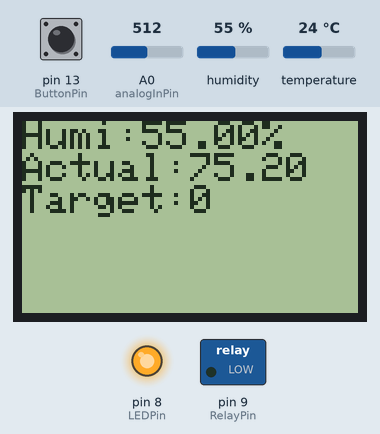
The sketch below on a simulated Arduino Uno, built with avr-gcc and run on an emulated ATmega328P. Parts: 84×48 one-colour display, switched loads named in the sketch (green lamp = pin HIGH), output pins drawn as LEDs (lit = HIGH). Inputs (shaded band) come from the test bench; at power-on: pin 13 (ButtonPin) HIGH, temperature 24 °C, humidity 55 %, A0 (analogInPin) = 512. What the sketch prints to the serial monitor is not drawn.

Above: at 5.6 s.
5.7 s: pin 13 (ButtonPin) pulled LOW for 0.15 s
At 7.1 s:
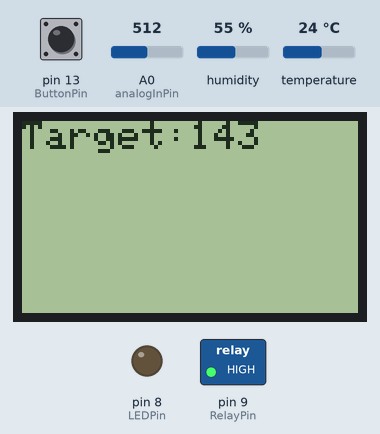
11.5 s: temperature set to 12 °C
At 15.4 s:
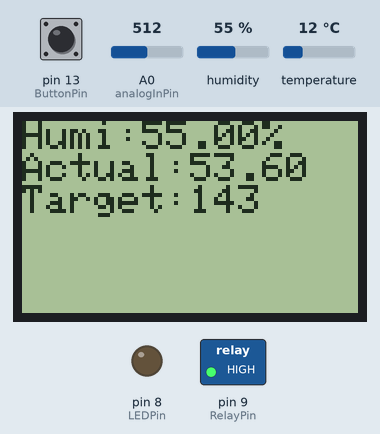
16.5 s: humidity set to 22 %
At 20.5 s:
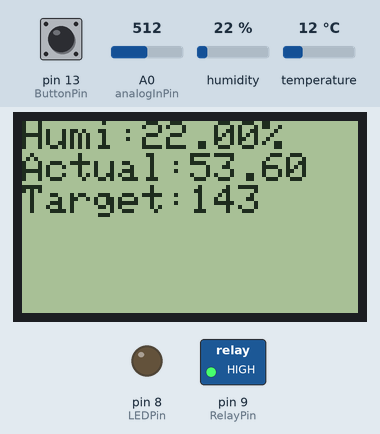
21.5 s: temperature set to 19 °C
At 25.5 s:
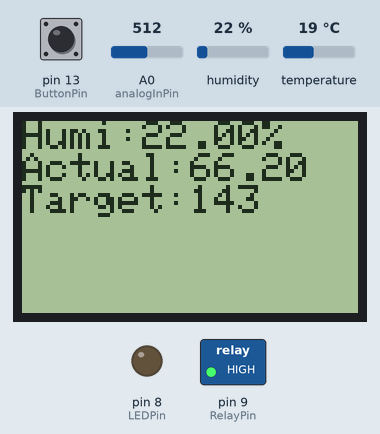
26.5 s: humidity set to 40 %
At 30.6 s:
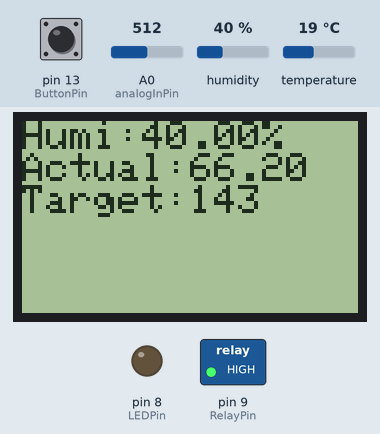
31.5 s: pin 13 (ButtonPin) pulled LOW for 1 s
At 33.0 s:
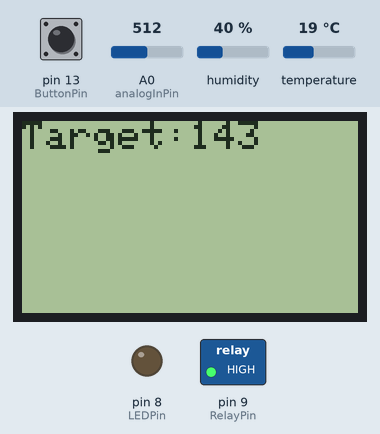
Timing chart, 0 to 34.5 s (numbered marks = the images above; inputs shaded):
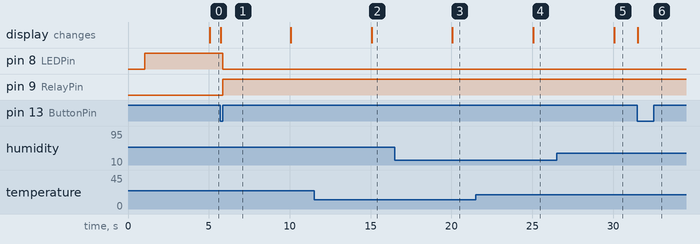

Measured:
- after the input at 5.7 s, pin 8 (LEDPin): HIGH → LOW after 0.15 s; pin 9 (RelayPin): LOW → HIGH after 0.15 s; the display: changes at once (image 1)
- after the input at 11.5 s, the display: changes after 3.6 s (image 2)
- after the input at 16.5 s, the display: changes after 3.6 s (image 3)
- after the input at 21.5 s, the display: changes after 3.6 s (image 4)
- after the input at 26.5 s, the display: changes after 3.6 s (image 5)
- after the input at 31.5 s, the display: changes at once (image 6)

The sketch:

lcd_temp_example_working_10_30_2035_working.ino
```cpp
#include <PCD8544.h>
#include "DHT.h"
#define DHTPIN 2
#define DHTTYPE DHT22
#define RelayPin 9
#define LEDPin 8
#define ButtonPin 13


PCD8544 lcd;
DHT dht(DHTPIN, DHTTYPE);
unsigned long previousMillis = 0;        // will store last time LED was updated
unsigned long previousMillis2 = 0;
const int analogInPin = A0;  // Analog input pin that the potentiometer is attached to
int ttemp = 0; //Set to Zero. Updated by potentiometer
// constants won't change:
const long interval = 5000;           // interval at which to blink (milliseconds)
const long interval2 = 250;  //interval at which to blink during temperature setup
int sensorValue = 0;        // value read from the pot
int outputValue = 0;        // value output to the PWM (analog out)
int buttonState = 0;  //variable for reading pushbutton status


void setup() {
  pinMode(LEDPin, OUTPUT);
  pinMode(RelayPin, OUTPUT);
  pinMode(ButtonPin, INPUT);
  digitalWrite(RelayPin, LOW);  // make sure it is off to start
  digitalWrite(LEDPin, LOW);
  Serial.begin(9600);
  lcd.begin(84, 48);
  dht.begin();
  lcd.setCursor(0, 0);
  lcd.print("Dehydrate!");
  // read the analog in value:

  delay(1000);
}
void loop() {
  float hum = dht.readHumidity();
  float fah = dht.readTemperature(true);
  Serial.println(fah);
  buttonState = digitalRead(ButtonPin);
  if (buttonState == LOW) {
    unsigned long currentMillis2 = millis();

    if (currentMillis2 - previousMillis2 >= interval2) {
      // save the last time you blinked the LED
      previousMillis2 = currentMillis2;
      // read the analog in value:
      sensorValue = analogRead(analogInPin);
      // map it to the range of the analog out:
      outputValue = map(sensorValue, 0, 1023, 90, 197);
      // change the analog out value:
      //  analogWrite(analogOutPin, outputValue);
      ttemp = outputValue;
      lcd.clear();
      lcd.setCursor(0, 0);
      lcd.print("Target:");
      lcd.print(ttemp);
    }
  } else {

    //drive output
    if (fah < ttemp) {
      digitalWrite(RelayPin, HIGH);
      digitalWrite(LEDPin, LOW);
    } else {
      digitalWrite(RelayPin, LOW);
      digitalWrite(LEDPin, HIGH);
    }

    // check to see if it's time to blink the LED; that is, if the difference
    // between the current time and last time you blinked the LED is bigger than
    // the interval at which you want to blink the LED.
    {
      unsigned long currentMillis = millis();

      if (currentMillis - previousMillis >= interval) {
        // save the last time you blinked the LED
        previousMillis = currentMillis;
        lcd.clear();
        lcd.setCursor(0, 0);
        lcd.print("Humi:");
        lcd.print(hum);
        lcd.print("%\t");
        lcd.setCursor(0, 1);
        lcd.print("Actual:");
        lcd.print(fah);
        lcd.setCursor(0, 2);
        lcd.print("Target:");
        lcd.print(ttemp);
      }
    }
  }
}
```
